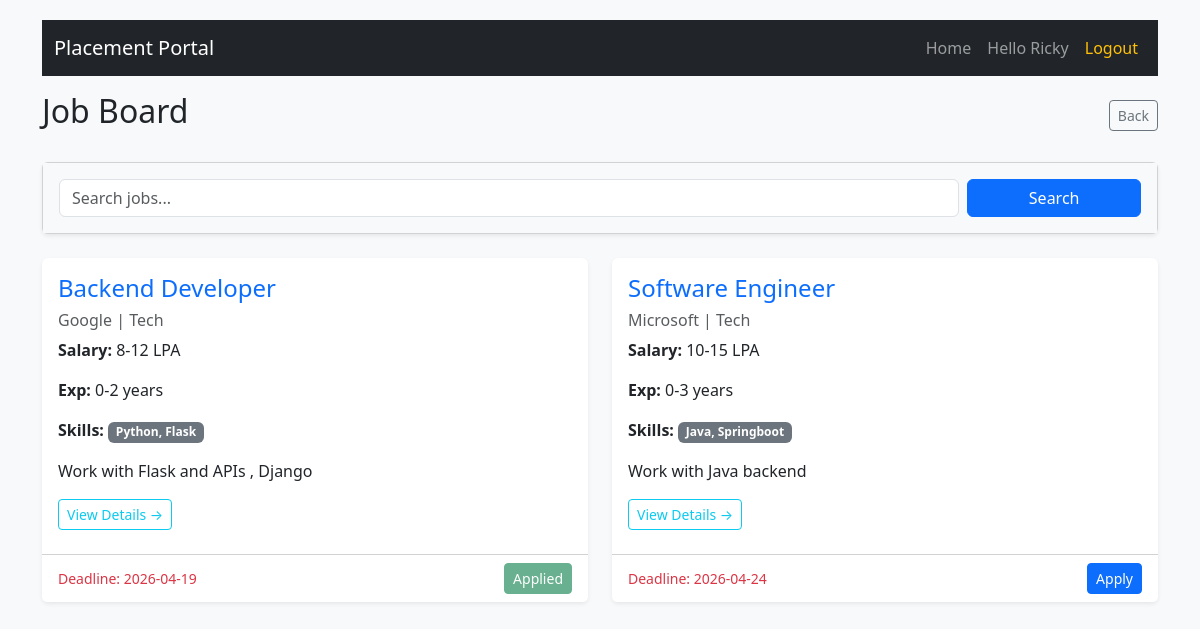
Before: /student/jobs (signed in) with the older database file.
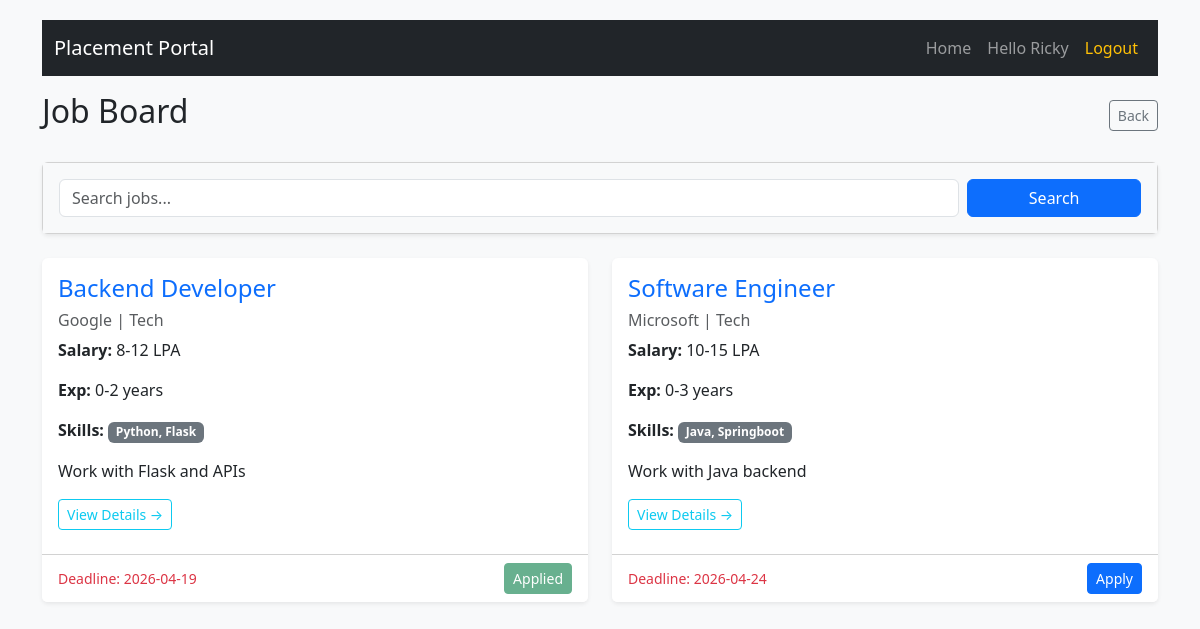
After: the same page with the newer database file.
### database/models.py (models this page shows)
class Placements(db.Model):
    __tablename__ = 'placements'
    id = db.Column(db.Integer, primary_key=True)
    company_id = db.Column(db.Integer, db.ForeignKey('company.id'), nullable=False)
    title = db.Column(db.String(100), nullable=False)
    description = db.Column(db.Text, nullable=False)
    reqSkills = db.Column(db.Text)
    experience = db.Column(db.String(50))
    salary = db.Column(db.String(50))
    deadline = db.Column(db.DateTime)
    website = db.Column(db.String(255))
    is_rejected = db.Column(db.Boolean, default=False)
    status = db.Column(db.Boolean, default=True) # Company can close the drive
    admin_approval = db.Column(db.Boolean, default=False) # Admin approves the drive
    applications = db.relationship('Application', backref='placements', lazy=True, cascade="all, delete-orphan")

class Company(db.Model):
    __tablename__ = 'company'
    id = db.Column(db.Integer, primary_key=True)
    user_id = db.Column(db.Integer, db.ForeignKey('user.id'), unique=True, nullable=False)
    company_name = db.Column(db.String(100), nullable=False)
    industry = db.Column(db.String(100),nullable = False)
    HRcontact = db.Column(db.String(10),nullable = False)
    approval = db.Column(db.Boolean, default=False) # Approval of the Admin for the company
    drives = db.relationship('Placements', backref='company', lazy=True, cascade="all, delete-orphan")

### routes/student_mgmt.py (the view, shortened to what this page needs)
@app.route('/student/jobs')
@login_required
@role_required('student')
def job_board():
    search = request.args.get('search', '')
    query= models.Placements.query.join(models.Company).filter(
        models.Placements.admin_approval ==True,
        models.Placements.status ==True,
        models.Company.approval ==True
    )
    jobs =query.all()
    student = models.Student.query.filter_by(user_id=current_user.id).first()
    app_jids = []
    for app in student.applications:
        app_jids.append(app.job_id)
    return render_template('job_board.html', jobs=jobs, search_query=search, applied_job_ids=app_jids)

### app.py (called while the page is built)
@login_manager.user_loader
def load_user(user_id):
    return models.User.query.get(int(user_id))

def role_required(*roles):
    def wrapper(fn):
        @wraps(fn)
        def decorated_view(*args,**kwargs):
            if not current_user.is_authenticated:
                return login_manager.unauthorized()
            if current_user.role not in roles:
                flash("You do not have permission to access this page", "danger")
                return redirect(url_for('login'))
            return fn(*args , **kwargs)
        return decorated_view
    return wrapper

### templates/job_board.html
{% extends "base.html" %}
{% block content %}
<div class="d-flex justify-content-between mb-4 align-items-center">
    <h2>Job Board</h2>
    <a href="{{ url_for('student_dashboard') }}"
       class="btn btn-outline-secondary btn-sm">
        Back
    </a>
</div>
<div class="card mb-4 shadow-sm">
    <div class="card-body bg-light">
        <form method="GET"
              action="{{ url_for('job_board') }}"
              class="row g-2">
            <div class="col-md-10 col-12">
                <input type="text"
                       name="search"
                       class="form-control"
                       placeholder="Search jobs..."
                       value="{{ search_query }}">
            </div>
            <div class="col-md-2 col-12">
                <button type="submit"
                        class="btn btn-primary w-100">
                    Search
                </button>
            </div>
        </form>
    </div>
</div>
<div class="row row-cols-1 row-cols-md-2 g-4">
    {% for job in jobs %}
    <div class="col">
        <div class="card h-100 shadow-sm border-0 extra-card">
            <div class="card-body">
                <h4 class="text-primary">
                    {{ job.title }}
                </h4>
                <h6 class="text-muted">
                    {{ job.company.company_name }}
                    |
                    {{ job.company.industry }}
                </h6>
                <p><b>Salary:</b> {{ job.salary }}</p>
                <p>
                    <b>Exp:</b> {{ job.experience }}
                </p>
                <p>
                    <b>Skills:</b>
                    <span class="badge bg-secondary">
                        {{ job.reqSkills }}
                    </span>
                </p>
                <p class="text-truncate">
                    {{ job.description }}
                </p>
                <a href="{{ job.website }}"
                   target="_blank"
                   class="btn btn-sm btn-outline-info mb-2">
                    View Details →
                </a>
            </div>
            <div class="card-footer bg-white d-flex justify-content-between align-items-center">
                <small class="text-danger">
                    Deadline: {{job.deadline.strftime('%Y-%m-%d')}}
                </small>
                {% if job.id in applied_job_ids %}
                    <button class="btn btn-success btn-sm" disabled>Applied</button>
                {% else %}
                    <form action="{{ url_for('apply_job', job_id=job.id) }}" method="POST">
                        <button type="submit"class="btn btn-primary btn-sm">Apply</button>
                    </form>
                {% endif %}
            </div>
        </div>
    </div>
    {% else %}
    <div class="col-12">
        <div class="alert alert-info text-center">
            No jobs found
        </div>
    </div>
    {% endfor %}
</div>
{% endblock %}

Changed rows visible on the page:
changed Placements "Backend Developer": description "Work with Flask and APIs , Django" → "Work with Flask and APIs"
